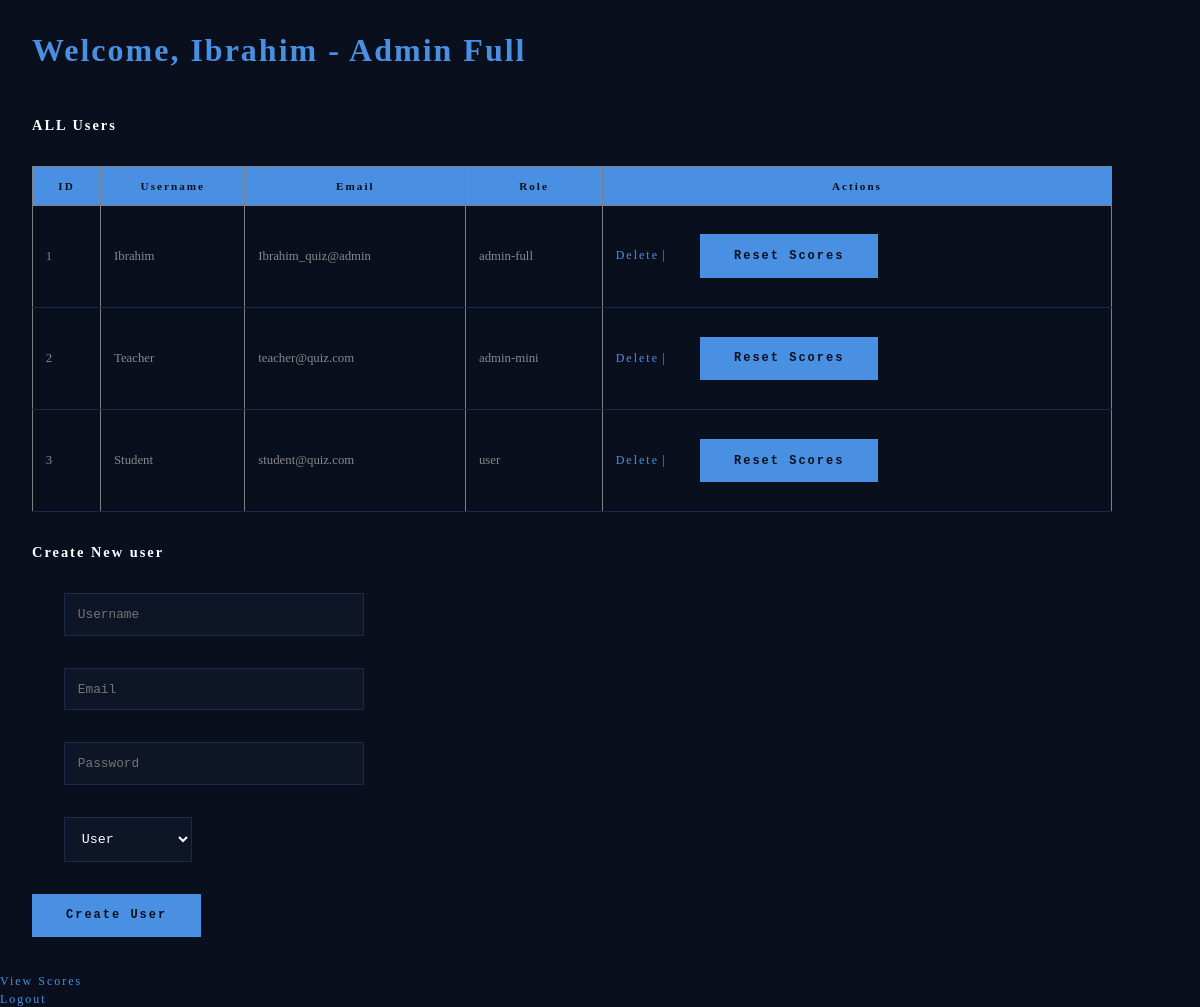
The page /admin/full (signed in) on the database its author committed.
### tables this page shows
CREATE TABLE users (
       id INTEGER PRIMARY KEY,
       username TEXT,
       email TEXT UNIQUE,
       password TEXT,
       role TEXT);

### app.py (the view)
@app.route("/admin/full", methods= ["GET", "POST"])
def admin_full():
  if "user_id" not in session:
    return redirect ("/login")
  if session["role"] != "admin-full":
    return redirect("/home")
  if request.method == "POST":
    username = request.form.get("username")
    email = request.form.get("email")
    password = request.form.get("password")
    role = request.form.get("role")
    db.create_user(username, email, password, role)
  users = db.get_all_users()
  return render_template("admin_full.html", username = session["username"], users =users)

### db.py (called while the page is built)
def open():
    global conn, cursor
    conn = sqlite3.connect(db_name)
    cursor = conn.cursor()

def close():
    cursor.close()
    conn.close()

def get_all_users():
    open()
    cursor.execute("SELECT id, username, email, role FROM users")
    data = cursor.fetchall()
    close()
    return data

### Templates/admin_full.html (shortened to what this page needs)
<!DOCTYPE html>
<html>
  <head>
    <link rel="stylesheet" href="/static/style.css">
  </head>
  <body>
    <h1>Welcome, {{username}} - Admin Full</h1>
    <h2>ALL Users</h2>
    <table border="1">
      <tr>
        <th>ID</th>
        <th>Username</th>
        <th>Email</th>
        <th>Role</th>
        <th>Actions</th>
      </tr>
      {% for u in users %}
      <tr>
        <td>{{u[0]}}</td>
        <td>{{u[1]}}</td>
        <td>{{u[2]}}</td>
        <td>{{u[3]}}</td>
        <td>
          <a href="/admin/delete/{{u[0]}}">Delete</a> |
          <form method="POST" action="/admin/reset/{{u[0]}}" style="display:inline">
              <button type="submit">Reset Scores</button>
          </form>
        </td>
      </tr>
      {% endfor %}
    </table>
    <h2>Create New user</h2>
    <form method="POST" action="/admin/full">
      <p><input type="text" name="username" placeholder="Username"></p>
      <p><input type="text" name="email" placeholder="Email"></p>
      <p><input type="text" name="password" placeholder="Password"></p>
      <p>
        <select>
          <option value="user">User</option>
        </select>
      </p>
      <button type="submit">Create User</button>
    </form>
    <br>
    <a href="/admin/mini">View Scores</a>
    <br>
    <a href="/logout">Logout</a>
  </body>
</html>

### Static/style.css (style rules this page uses)
* { margin: 0; padding: 0; box-sizing: border-box; }
body { background-color: #0a0f1e; color: #ffffff; font: "Courier New", Courier, monospace; }
h1 { color: #4a90e2; letter-spacing: 2px; padding: 2rem; }
h2 { color: #ffffff; letter-spacing: 2px; padding: 1rem 2rem; font-size: 0.9rem; }
table { margin: 1rem 2rem; border-collapse: collapse; width: 90%; }
th { background-color: #4a90e2; color: #0a0f1e; padding: 0.8rem; font-size: 0.7rem; letter-spacing: 2px; }
td { padding: 0.8rem; border-bottom: 1px solid #1a2a4a; font-size: 0.8rem; color: #888; }
a { color: #4a90e2; text-decoration: none; letter-spacing: 2px; font-size: 0.75rem; }
input[type="text"], input[type="number"],input[type="password"] { background-color: #0d1526; border: 1px solid #1a2a4a; color: #ffffff; padding: 0.8rem; width: 300px; font-family: 'Courier New', monospace; font-size: 0.8rem; margin: 0.5rem 2rem; }
button, input[type="submit"] { background-color: #4a90e2; color: #0a0f1e; border: 2px solid #4a90e2; padding: 0.8rem 2rem; font-family: 'Courier New', monospace; font-size: 0.75rem; font-weight: 900; letter-spacing: 2px; cursor: pointer; margin: 1rem 2rem; transition: all 0.3s; }
select { background-color: #0d1526; border: 1px solid #1a2a4a; color: #ffffff; padding: 0.8rem; font-family: 'Courier New', monospace; margin: 0.5rem 2rem; }
p { color: #888; padding: 0.5rem 2rem; font-size: 0.85rem; }

### rows shown on the page
users: username "Ibrahim", id "1", email "Ibrahim_quiz@admin", role "admin-full"
users: id "2", username "Teacher", email "teacher@quiz.com", role "admin-mini"
users: id "3", username "Student", email "student@quiz.com", role "user"
